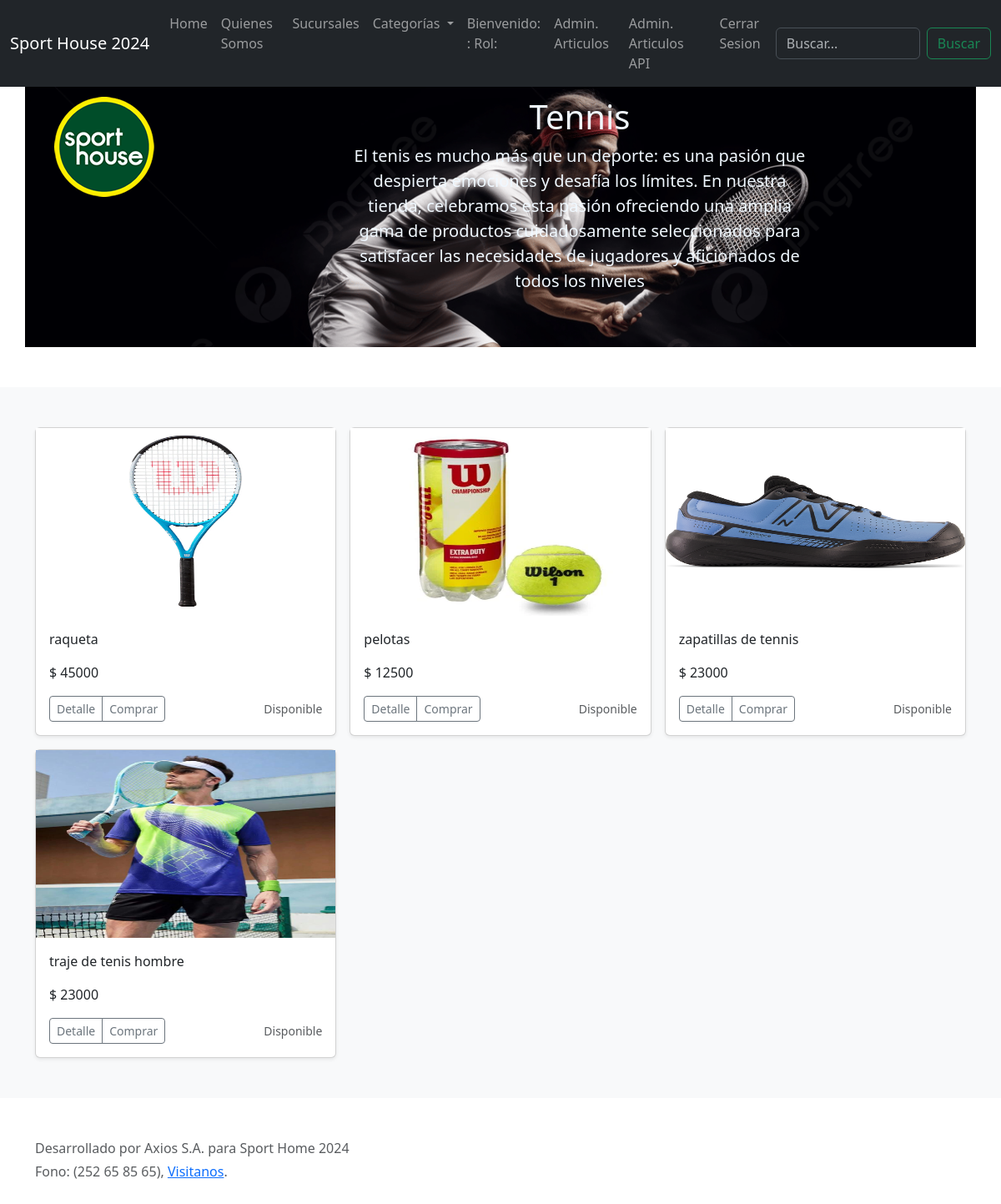
Page /tenis/ (signed in) on the committed database.
### web/models.py (models this page shows)
class Articulo(models.Model):
    id = models.AutoField(primary_key=True)
    marca =  models.ForeignKey(Marcas, on_delete=models.CASCADE)
    categoria = models.ForeignKey(Categoria, on_delete=models.CASCADE)
    nombre = models.CharField(max_length=200,null=False)
    imagen = models.ImageField(upload_to='fotos',default='fotos/no-disponible.jpg')
    description = models.TextField()
    precio = models.IntegerField()
    stock = models.IntegerField()
    def __str__(self):
        return self.nombre

### web/views.py (the view)
# urls.py: path('tenis/',tenis,name='TE'),
@login_required(login_url='/login/')
def tenis(request):
    cate = Categoria.objects.get(nombre='tenis')
    arti = Articulo.objects.all().filter(categoria=cate)
    print(arti)
    contexto={"articulos":arti}
    return render(request, 'core/tenis.html',contexto)

### web/templates/core/tenis.html
{% extends "core/base.html" %}
{% load static %}
{% block contenido %}
  <section class="py-5 text-center container" style="margin-top: 20px;">
    <div class="row py-lg-5" style="background-image: url({% static 'img/tenis1.jpg' %});background-size: cover;">
      <div class="col-2">
        <img src="{% static 'img/logo-1668627386.jpg' %}" alt="">
      </div>
      <div class="col-lg-6 col-md-8 mx-auto">
        <h1 class="fw-light" style="color: aliceblue;">Tennis</h1>
        <p class="lead" style="color: aliceblue;">El tenis es mucho más que un deporte: es una pasión que despierta emociones y desafía los límites. En nuestra tienda, celebramos esta pasión ofreciendo una amplia gama de productos cuidadosamente seleccionados
          para satisfacer las necesidades de jugadores y aficionados de todos los niveles<p>
      </div>
    </div>
  </section>
  <div class="album py-5 bg-body-tertiary">
    <div class="container">
      <div class="row row-cols-1 row-cols-sm-2 row-cols-md-3 g-3">
        {% for reg in articulos %}
        <div class="col">
          <div class="card shadow-sm">
            <img src="{{reg.imagen.url}}" width="100%" height="225" alt="">
            <div class="card-body">
              <p class="card-text">{{reg.nombre}}</p>
              <p class="card-text">$ {{reg.precio}}</p>
              <div class="d-flex justify-content-between align-items-center">
                <div class="btn-group">
                  <button type="button" class="btn btn-sm btn-outline-secondary">Detalle</button>
                  <button type="button" class="btn btn-sm btn-outline-secondary">Comprar</button>
                </div>
                <small class="text-body-secondary">Disponible</small>
              </div>
            </div>
          </div>
        </div>
        {% endfor %}
      </div>
    </div>
  </div>
{% endblock contenido %}

### rows in the picture
Articulo: imagen (picture), nombre "raqueta", precio "45000"
Articulo: imagen (picture), nombre "pelotas", precio "12500"
Articulo: imagen (picture), nombre "zapatillas de tennis", precio "23000"
Articulo: imagen (picture), nombre "traje de tenis hombre", precio "23000"
